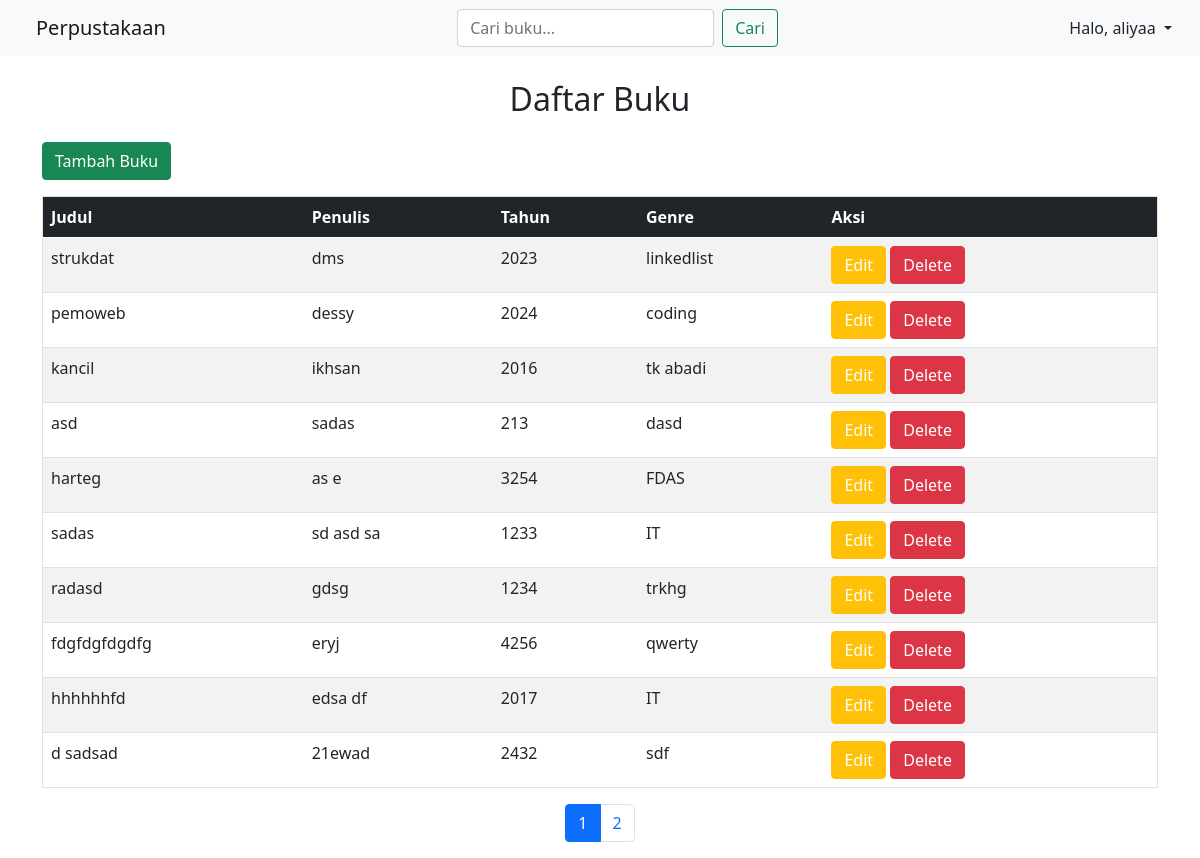
/index.php (signed in), run on the app's committed database.
### tables this page shows
CREATE TABLE `users` (
  `id` int NOT NULL,
  `name` varchar(100) NOT NULL,
  `email` varchar(100) NOT NULL,
  `password` varchar(255) NOT NULL
);

CREATE TABLE `books` (
  `id` int NOT NULL,
  `user_id` int NOT NULL,
  `title` varchar(255) NOT NULL,
  `author` varchar(100) NOT NULL,
  `year` int NOT NULL,
  `genre` varchar(50) DEFAULT NULL
);

### index.php (the view, shortened to what this page needs)
<!DOCTYPE html>
<html lang="en">
<head>
    <link href="https://cdn.jsdelivr.net/npm/bootstrap@5.0.2/dist/css/bootstrap.min.css" rel="stylesheet">
</head>
<body>
    <?php
    include 'db.php';
    $email = $_SESSION['email'];
    $sql = "select name from users where email='$email'";
    $result = $conn->query($sql);
    $row = $result->fetch_assoc();
    $name = $row['name'];
    ?>
    <nav class="navbar navbar-expand-lg navbar-light bg-light">
    <div class="container-fluid flex justify-content-between">
        <a class="navbar-brand ms-4" href="#">Perpustakaan</a>
        <form class="d-flex" method="GET" action="index.php">
            <input class="form-control me-2" type="search" name="search" placeholder="Cari buku..." aria-label="Search">
            <button class="btn btn-outline-success" type="submit">Cari</button>
        </form>
        <div class="nav-item dropdown">
            <a class="nav-link dropdown-toggle text-dark" href="#" id="profileDropdown" role="button" data-bs-toggle="dropdown" aria-expanded="false">
                Halo, <?php echo $name; ?>
            </a>
        </div>
    </div>
    </nav>
    <div class="container mt-4">
        <h2 class="text-center mt-4 mb-4">Daftar Buku</h2>
        <a href="addBook.php" class="text-white text-decoration-none"><button class="btn btn-success mb-3" type="button">Tambah Buku</button></a>
        <table class="table table-striped" border="1">
            <thead>
                <tr class="bg-dark text-white">
                    <th>Judul</th>
                    <th>Penulis</th>
                    <th>Tahun</th>
                    <th>Genre</th>
                    <th>Aksi</th>
                </tr>
            </thead>
            <tbody>
                <?php
                $search = isset($_GET['search']) ? $_GET['search'] : '';
                $limit = 10;
                $page = isset($_GET['page']) ? $_GET['page'] : 1;
                $offset = ($page - 1) * $limit;
                $sql = "SELECT * FROM books WHERE (title LIKE '%$search%' OR author LIKE '%$search%') AND user_id = (SELECT id FROM users WHERE email='$email') LIMIT $limit OFFSET $offset";
                $result = $conn->query($sql);
                while ($row = $result->fetch_assoc()) {
                    echo "<tr>";
                    echo "<td>". $row["title"] ."</td>";
                    echo "<td>". $row["author"] ."</td>";
                    echo "<td>". $row["year"] ."</td>";
                    echo "<td>". $row["genre"] ."</td>";
                    echo "<td>
                            <button class='btn btn-warning'><a class='text-white text-decoration-none' href='editBook.php?id=" . $row["id"] . "'>Edit</a></button>
                            <button class='btn btn-danger'><a class='text-white text-decoration-none' href='deleteBook.php?id=" . $row["id"] . "'>Delete</a></button>
                          </td>";
                    echo "</tr>";
                }
                ?>
            </tbody>
        </table>
        <?php
        $sql_total = "SELECT COUNT(*) AS total FROM books WHERE (title LIKE '%$search%' OR author LIKE '%$search%') AND user_id = (SELECT id FROM users WHERE email='$email')";
        $result_total = $conn->query($sql_total);
        $row_total = $result_total->fetch_assoc();
        $total_pages = ceil($row_total['total'] / $limit);
        echo '<nav aria-label="Page navigation">';
        echo '<ul class="pagination justify-content-center">';
        for ($i = 1; $i <= $total_pages; $i++) {
            echo '<li class="page-item ' . ($i == $page ? 'active' : '') . '"><a class="page-link" href="index.php?page=' . $i . '&search=' . $search . '">' . $i . '</a></li>';
        }
        echo '</ul>';
        echo '</nav>';
        ?>
    </div>
</body>
</html>

### data on the page
users: name "aliyaa"
books: title "strukdat", author "dms", year "2023", genre "linkedlist"
books: title "pemoweb", author "dessy", year "2024", genre "coding"
books: title "kancil", author "ikhsan", year "2016", genre "tk abadi"
books: title "asd", author "sadas", year "213", genre "dasd"
books: title "harteg", author "as e", year "3254", genre "FDAS"
books: title "sadas", author "sd asd sa", year "1233", genre "IT"
books: title "radasd", author "gdsg", year "1234", genre "trkhg"
books: title "fdgfdgfdgdfg", author "eryj", year "4256", genre "qwerty"
books: title "hhhhhhfd", author "edsa df", year "2017", genre "IT"
books: title "d sadsad", author "21ewad", year "2432", genre "sdf"
